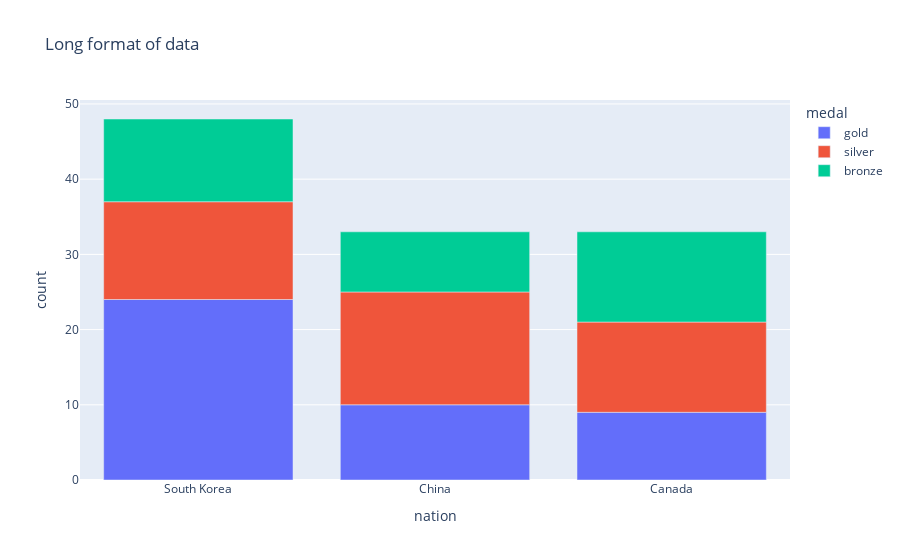

Notebook code for this chart:
### Code cell
long_df = px.data.medals_long()

fig = px.bar(long_df, x="nation", y="count", color="medal", title="Long format of data")
fig.show()

long_df.head(3)

### Figure 1 — Plotly figure (JSON) as saved in the notebook; plotly's stock layout.template omitted (floating-point values rounded to 4 significant figures)
{"data": [{"alignmentgroup": "True", "hovertemplate": "medal=gold<br>nation=%{x}<br>count=%{y}<extra></extra>", "legendgroup": "gold", "marker": {"color": "#636efa", "pattern": {"shape": ""}}, "name": "gold", "offsetgroup": "gold", "orientation": "v", "showlegend": true, "textposition": "auto", "type": "bar", "x": ["South Korea", "China", "Canada"], "xaxis": "x", "y": [24, 10, 9], "yaxis": "y"}, {"alignmentgroup": "True", "hovertemplate": "medal=silver<br>nation=%{x}<br>count=%{y}<extra></extra>", "legendgroup": "silver", "marker": {"color": "#EF553B", "pattern": {"shape": ""}}, "name": "silver", "offsetgroup": "silver", "orientation": "v", "showlegend": true, "textposition": "auto", "type": "bar", "x": ["South Korea", "China", "Canada"], "xaxis": "x", "y": [13, 15, 12], "yaxis": "y"}, {"alignmentgroup": "True", "hovertemplate": "medal=bronze<br>nation=%{x}<br>count=%{y}<extra></extra>", "legendgroup": "bronze", "marker": {"color": "#00cc96", "pattern": {"shape": ""}}, "name": "bronze", "offsetgroup": "bronze", "orientation": "v", "showlegend": true, "textposition": "auto", "type": "bar", "x": ["South Korea", "China", "Canada"], "xaxis": "x", "y": [11, 8, 12], "yaxis": "y"}], "layout": {"barmode": "relative", "legend": {"title": {"text": "medal"}, "tracegroupgap": 0}, "title": {"text": "Long format of data"}, "xaxis": {"anchor": "y", "domain": [0, 1], "title": {"text": "nation"}}, "yaxis": {"anchor": "x", "domain": [0, 1], "title": {"text": "count"}}}}
